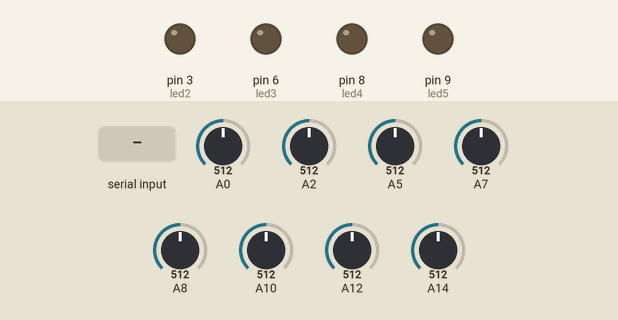
Simulated run of this sketch. Board: Arduino Mega 2560, built with avr-gcc and run on an emulated ATmega2560. Shown: output pins drawn as LEDs (lit = HIGH). The test bench sets the inputs (shaded band); at power-on: A0 = 512, A2 = 512, A5 = 512, A7 = 512, A8 = 512, A10 = 512, A12 = 512, A14 = 512. What the sketch prints to the serial monitor is not drawn.

Above: at 1.2 s.
1.3 s: "n" received over the second serial link
At 2.3 s:
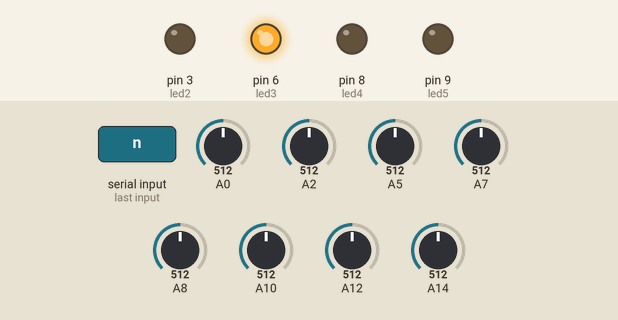
2.8 s: "m" received over the second serial link
At 3.4 s:
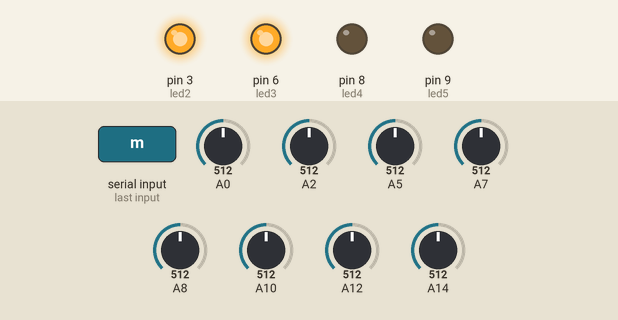
4.3 s: "o" received over the second serial link
At 4.8 s:
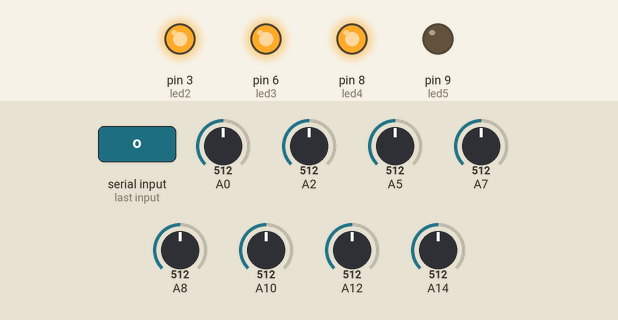
7.3 s: "p" received over the second serial link
At 8.1 s:
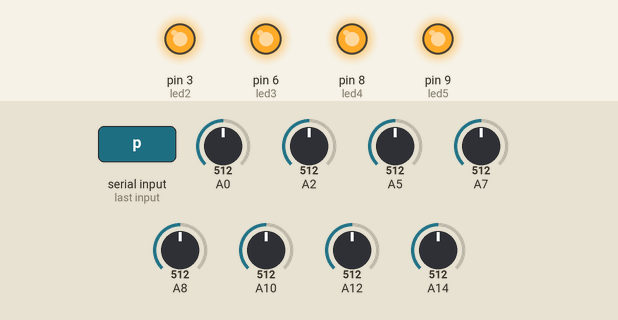
Timing chart, 0 to 9.8 s (numbered marks = the images above; inputs shaded):
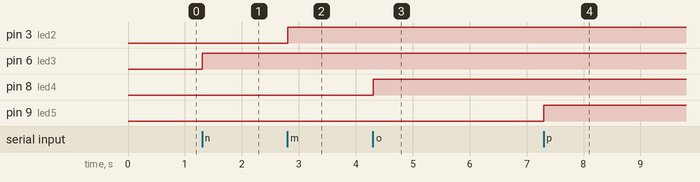

The sketch:

codigo.ino
```cpp
int aux = 0, aux1 = 0, aux2 = 0, aux3 = 0, aux4 = 0, aux5 = 0, aux6 = 0, aux7 = 0;
int p1, p2, p3, p4, p5, p6, p7, p8;
# define led1 1
# define led2 3
# define led3 6
# define led4 8
# define  led5 9

void setup() {

  Serial.begin(9600);
  Serial3.begin(9600);
  pinMode(led1, OUTPUT);
  pinMode(led2, OUTPUT);
  pinMode(led3, OUTPUT);
  pinMode(led4, OUTPUT);
  pinMode(led5, OUTPUT);
  digitalWrite(led1, LOW);
  digitalWrite(led2, LOW);
  digitalWrite(led3, LOW);
  digitalWrite(led4, LOW);
  digitalWrite(led5, LOW);
}

void loop() {
  Serial.println(p4);
  p1 = analogRead(A0);
  p2 = analogRead(A2);
  p3 = analogRead(A5);
  p4 = analogRead(A7);
  p5 = analogRead(A8);
  p6 = analogRead(A10);
  p7 = analogRead(A12);
  p8 = analogRead(A14);
  Serial.println(p2);
  if ((p1 >= 100 && p1 <= 260) && aux != 1) { //resistor 200
    Serial.print("a");
    Serial3.print("a");
    aux = 1;
  }
  if ((p2 >= 300 && p2 <= 415) && aux1 != 1) { //resistor 510
    Serial.print("b");
    Serial3.print("b");
    aux1 = 1;
  }

  if ((p3 >= 380 && p3 <= 460) && aux2 != 1) { //resistor 620
    Serial.print("c");
    Serial3.print("c");
    aux2 = 1;
  }

  if ((p4 >= 480 && p4 < 600) && aux3 != 1) { //resistor 910
    Serial.print("d");
    Serial3.print("d");
    aux3 = 1;
  }

  if ((p5 >= 600 && p5 <= 680) && aux4 != 1) { //resistor 1.5k
    Serial.print("e");
    Serial3.print("e");
    aux4 = 1;
  }

  if ((p6 >= 700 && p6 <= 808) && aux5 != 1) { //resistor 3k
    Serial.print("f");
    Serial3.print("f");
    aux5 = 1;
  }

  if ((p7 >= 800 && p7 <= 860) && aux6 != 1) { //resistor 3.9k
    Serial.print("g");
    Serial3.print("g");
    aux6 = 1;
  }

  if ((p8 >= 820 && p8 <= 900) && aux7 != 1) { //resistor 5,1k
    Serial.print("h");
    Serial3.print("h");
    aux7 = 1;
  }

  char x;    //configurando variavel de caracter

  if (Serial3.available())    //avalia se possui dados para leitura na serial
  {
    x = Serial3.read();  //lê dado da serial
  }
  if (x == 'l') {   //condição para ligar
    digitalWrite(led1, HIGH);
  }
  else if (x == 'm') {
    digitalWrite(led2, HIGH);
  }
  else if (x == 'n') {
    digitalWrite(led3, HIGH);
  }
  else if (x == 'o') {
    digitalWrite(led4, HIGH);
  }
  else if (x == 'p') {
    digitalWrite(led5, HIGH);
  }
  else if (x == 'x') {
    aux = 0;
    aux1 = 0;
    aux2 = 0;
    aux3 = 0;
    aux4 = 0;
    aux5 = 0;
    aux6 = 0;
    aux7 = 0;
    digitalWrite(led1, LOW);
    digitalWrite(led2, LOW);
    digitalWrite(led3, LOW);
    digitalWrite(led4, LOW);
    digitalWrite(led5, LOW);
  }
}
```

Measured:
- after the input at 1.3 s, pin 6 (led3): LOW → HIGH at once
- after the input at 2.8 s, pin 3 (led2): LOW → HIGH at once
- after the input at 4.3 s, pin 8 (led4): LOW → HIGH at once
- after the input at 7.3 s, pin 9 (led5): LOW → HIGH at once
